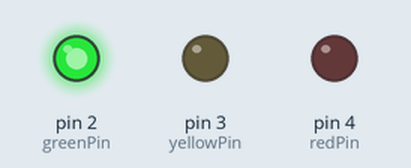
Bench run of a sketch on a simulated Arduino Uno, built with avr-gcc and run on an emulated ATmega328P. On the bench: output pins drawn as LEDs (lit = HIGH).

Above: at 0.5 s.
At 1.5 s:
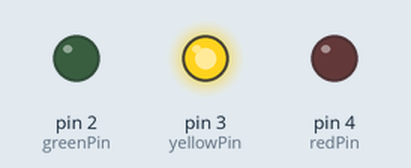
At 5.5 s:
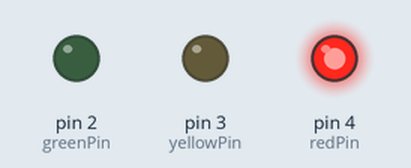
Timing chart, 0 to 6.9 s (numbered marks = the images above):
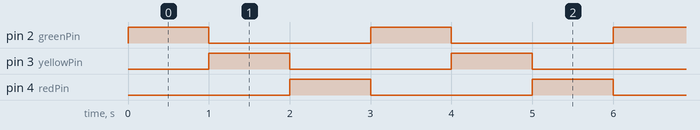

Measured:
- by itself, pin 2 (greenPin), pin 3 (yellowPin), pin 4 (redPin): alternates HIGH for 1.0 s and LOW for 2.0 s
- by itself, everything shown: repeats every 3.0 s, in 4 steps

The sketch:

LED_Blinking.ino
```cpp
const int greenPin = 2;
const int yellowPin = 3;
const int redPin = 4;

void setup()
{
  pinMode(greenPin, OUTPUT); // sets the greenPin to be an output
  pinMode(yellowPin, OUTPUT); // sets the yellownPin to be an output
  pinMode(redPin, OUTPUT); // sets the redPin to be an output
}

void loop()
{

digitalWrite(greenPin, HIGH); // turn the LED on
delay(1000); // wait for a second
digitalWrite(greenPin, LOW); // turn the LED off
digitalWrite(yellowPin, HIGH); // turn the LED on
delay(1000); // wait for a second
digitalWrite(yellowPin, LOW); // turn the LED off
digitalWrite(redPin, HIGH); // turn the LED on
delay(1000); // wait for a second
digitalWrite(redPin, LOW); // turn the LED off

}
```
